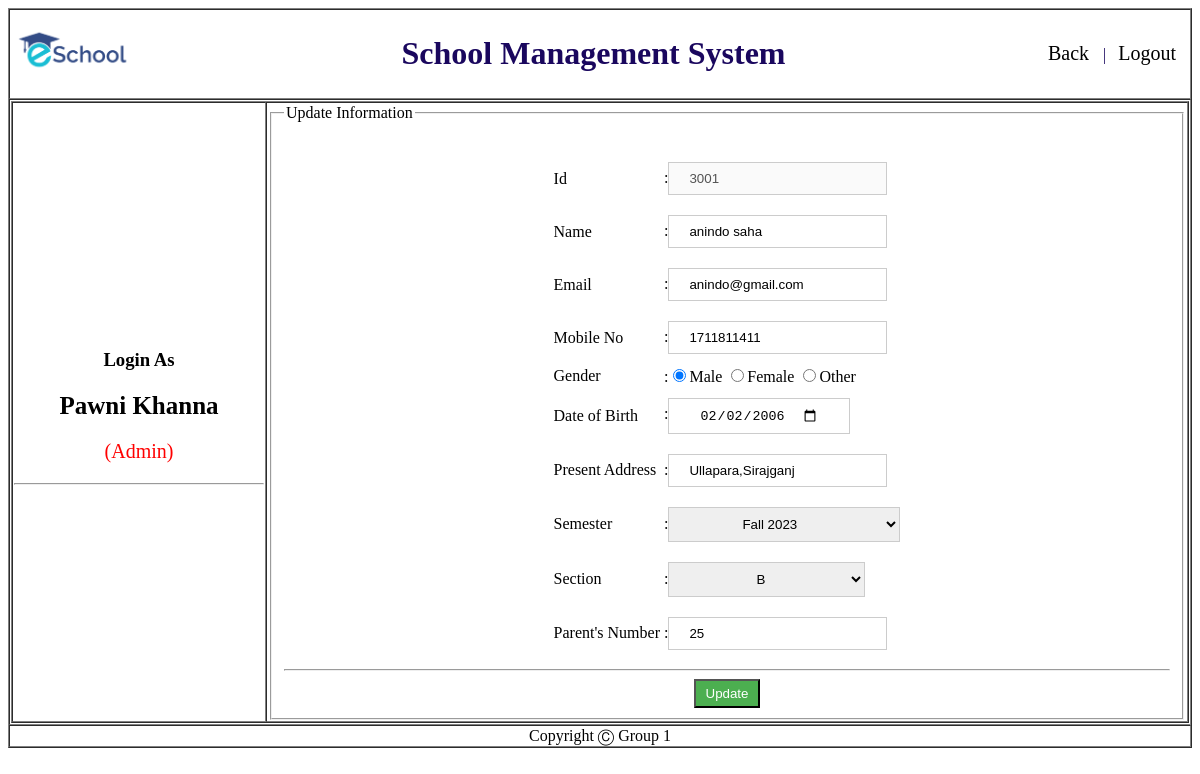
The page /Admin/view/editStudent.php?id=3001 (signed in) on the database its author committed.
### tables this page shows
CREATE TABLE `student` (
  `id` varchar(20) NOT NULL,
  `name` varchar(70) NOT NULL,
  `email` varchar(70) NOT NULL,
  `mobile` varchar(70) NOT NULL,
  `gender` varchar(70) NOT NULL,
  `dob` varchar(10) NOT NULL,
  `class` varchar(10) NOT NULL,
  `section` varchar(10) NOT NULL,
  `roll` varchar(70) NOT NULL,
  `p_address` varchar(70) NOT NULL,
  `password` varchar(70) NOT NULL,
  `marks` varchar(10) NOT NULL
);

### Admin/Model/studentModel.php (called while the page is built, shortened)
<?php
function getUserbyid($id){
    $conn = getConnection();
    $sql = "select * from student where id='$id'";
    $result = mysqli_query($conn,$sql);
    $row = mysqli_fetch_assoc($result);
    return $row;
}
?>

### Admin/View/editStudent.php (the view, shortened to what this page needs)
<?php
	include('header.php');
	include_once('../model/studentModel.php');
  $id = $_GET['id'];
  $updatemyinfo = getUserbyid($id);
?>
              <td>
                <form id="inform" action="../controller/updateCheckStudent.php" onsubmit="return validation()" method="post">
                <fieldset>
                  <legend>Update Information</legend>
                    <table align="center">
											<tr>
												<td colspan="2">
											</tr>
                      <tr>
                        <td>Id</td>
                        <td>:<input id="id" type="text" name="id" disabled value="<?php echo $updatemyinfo['id']; ?>"></td>
                      </tr>
                      <tr>
                        <td>Name</td>
                        <td>:<input type="text" id="name" name="name" value="<?php echo $updatemyinfo['name']; ?>" placeholder="Enter Full Name"></td>
                      </tr>
                      <tr>
                        <td>Email</td>
                        <td>:<input type="email" id="email" name="email" value="<?php echo $updatemyinfo['email']; ?>"></td>
                      </tr>
                      <tr>
                        <td>Mobile No</td>
                        <td>:<input type="text" id="mobile" name="mobile" value="<?php echo $updatemyinfo['mobile']; ?>"></td>
                      </tr>
                      <tr>
                        <td>Gender</td>
                        <td>
                          :<input type="radio" id="gender" name="gender" <?php  if($updatemyinfo['gender']=="male"){?> checked="true" <?php } ?> value="male">Male
                          <input type="radio" id="gender" name="gender"  <?php if($updatemyinfo['gender']=="female"){?> checked="true" <?php } ?>  value="female">Female
                          <input type="radio" id="gender" name="gender" <?php if($updatemyinfo['gender']=="other"){?> checked="true" <?php } ?> value="other">Other
                        </td>
                      </tr>
                      <tr>
                        <td>Date of Birth</td>
                        <td>:<input type="date" id="dob" name="dob" value="<?php echo $updatemyinfo['dob']; ?>"></td>
                      </tr>
                      <tr>
                        <td>Present Address</td>
                        <td>:<input type="text" id="p_address" name="p_address" value="<?php echo $updatemyinfo['p_address']; ?>"></td>
                      </tr>
                      <tr>
                        <td>Semester</td>
                        <td>:<select id="classE" name="class">
                            <option  <?php  if($updatemyinfo['class']=="Fall 2023"){?> selected="true" <?php } ?>  value="Fall 2023">Fall 2023</option>
                          </select>
                        </td>
                      </tr>
                      <tr>
                        <td>Section</td>
                        <td>:<select id="section" name="section">
                            <option <?php  if($updatemyinfo['section']=="B"){?> selected="true" <?php } ?> value="B">B</option>
                          </select>
                        </td>
                      </tr>
                      <tr>
                        <td>Parent's Number</td>
                        <td>:<input type="text" id="roll" name="roll" value="<?php echo $updatemyinfo['roll']; ?>"></td>
                      </tr>
                    </table>
                    <hr>
                    <center>
                      <input type="submit" name="update" value="Update">
                  </center>
                </fieldset>
            </td>
            </tr>
            </table>
            </td>
            </tr>
            <?php include('footer.php'); ?>

### Admin/Style/sidebar.css (style rules this page uses)
input[type=submit] { background-color: #4CAF50; width: auto; color: white; padding: 5px 10px; cursor: pointer; }
input[type=text],input[type=email], input[type=password] { padding: 8px 20px; margin: 8px 0; display: inline-block; border: 1px solid #ccc; box-sizing: border-box; }
#section { padding: 8px 83px; margin: 8px 0; display: inline-block; border: 1px solid #ccc; box-sizing: border-box; }
#classE { padding: 8px 69px; margin: 8px 0; display: inline-block; border: 1px solid #ccc; box-sizing: border-box; }
#dob { padding: 8px 30px; margin: 8px 0; display: inline-block; border: 1px solid #ccc; box-sizing: border-box; }

### rows shown on the page
student: id "3001", name "anindo saha", email "anindo@gmail.com", mobile "1711811411", gender "☑", dob "02/02/2006", p_address "Ullapara,Sirajganj", class "Fall 2023", section "B", roll "25"

### other values the page prints
$_COOKIE['name'] "Pawni Khanna"
